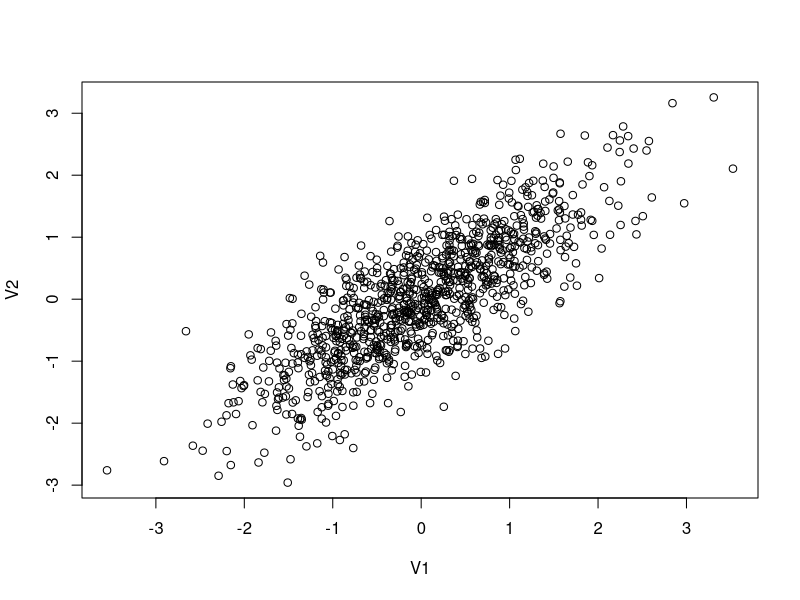
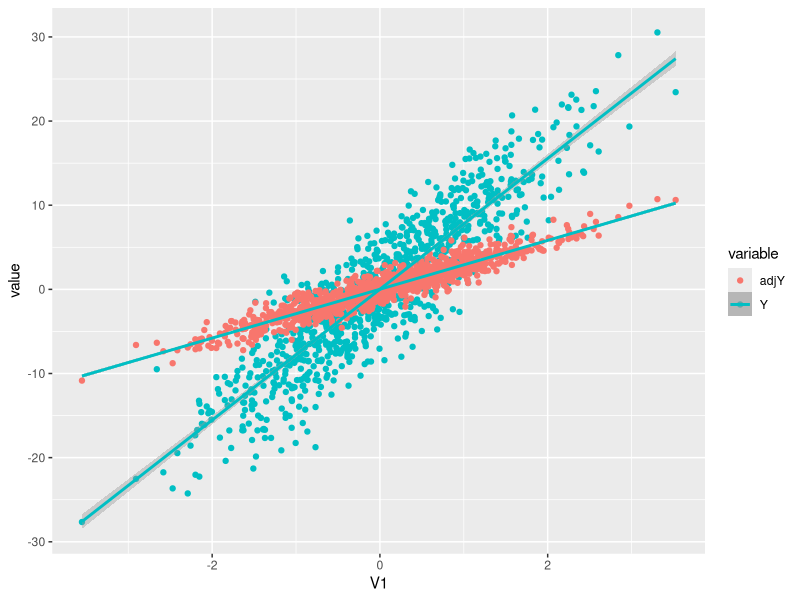
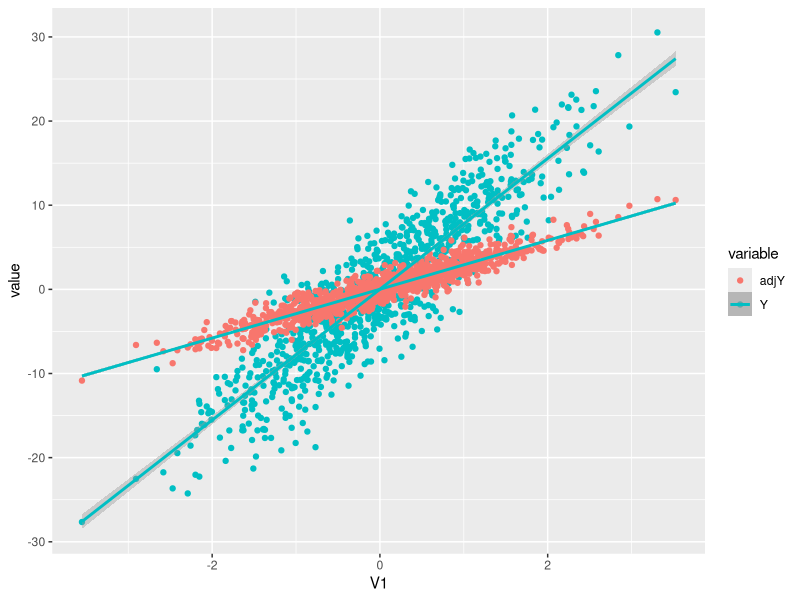

These figures' R source, in order:
## ---- chunk 1
knitr::opts_chunk$set(echo = TRUE)
## ---- chunk 2
#This is a comment, alone in a chunk. 

## ---- chunk 3
library(MASS)
library(ggplot2)

out <- as.data.frame(mvrnorm(1000, mu = c(0,0), 
                     Sigma = matrix(c(1,0.8,0.8,1), ncol = 2), 
                     empirical = TRUE))
cor(out)
plot(out)

## ---- chunk 4
out$error<-rnorm(1000, mean=0, sd=1)

#The data generating process
B1<-3
B2<-6

out$Y<-out$V1*B1+out$V2*B2+out$error
## ---- chunk 5
ps1_reg1 <- lm(data=out, Y ~ V1+V2)
summary(ps1_reg1)

beta2 <- coef(ps1_reg1)[3]
## ---- chunk 6
ps1_reg2 <- lm(data=out, Y ~ V1)
summary(ps1_reg2)

## ---- chunk 7

out$adjY <- out$Y - beta2*out$V2

ps1_reg2 <- lm(data=out, adjY ~ V1)
summary(ps1_reg2)

## ---- chunk 8
plotted<-ggplot(out, aes(V1, y = value, color = variable)) + 
    geom_point(aes(y = Y, col = "Y")) + 
    geom_point(aes(y = adjY, col = "adjY"))+
    geom_smooth(method='lm', aes(y = Y, col = "Y"))+
    geom_smooth(method='lm', aes(y = adjY, col = "Y"))

plotted

## ---- chunk 9
plotted<-ggplot(out, aes(V1, y = value, color = variable)) + 
    geom_point(aes(y = Y, col = "Y")) + 
    geom_point(aes(y = adjY, col = "adjY"))+
    geom_smooth(method='lm', aes(y = Y, col = "Y"))+
    geom_smooth(method='lm', aes(y = adjY, col = "Y"))

plotted
